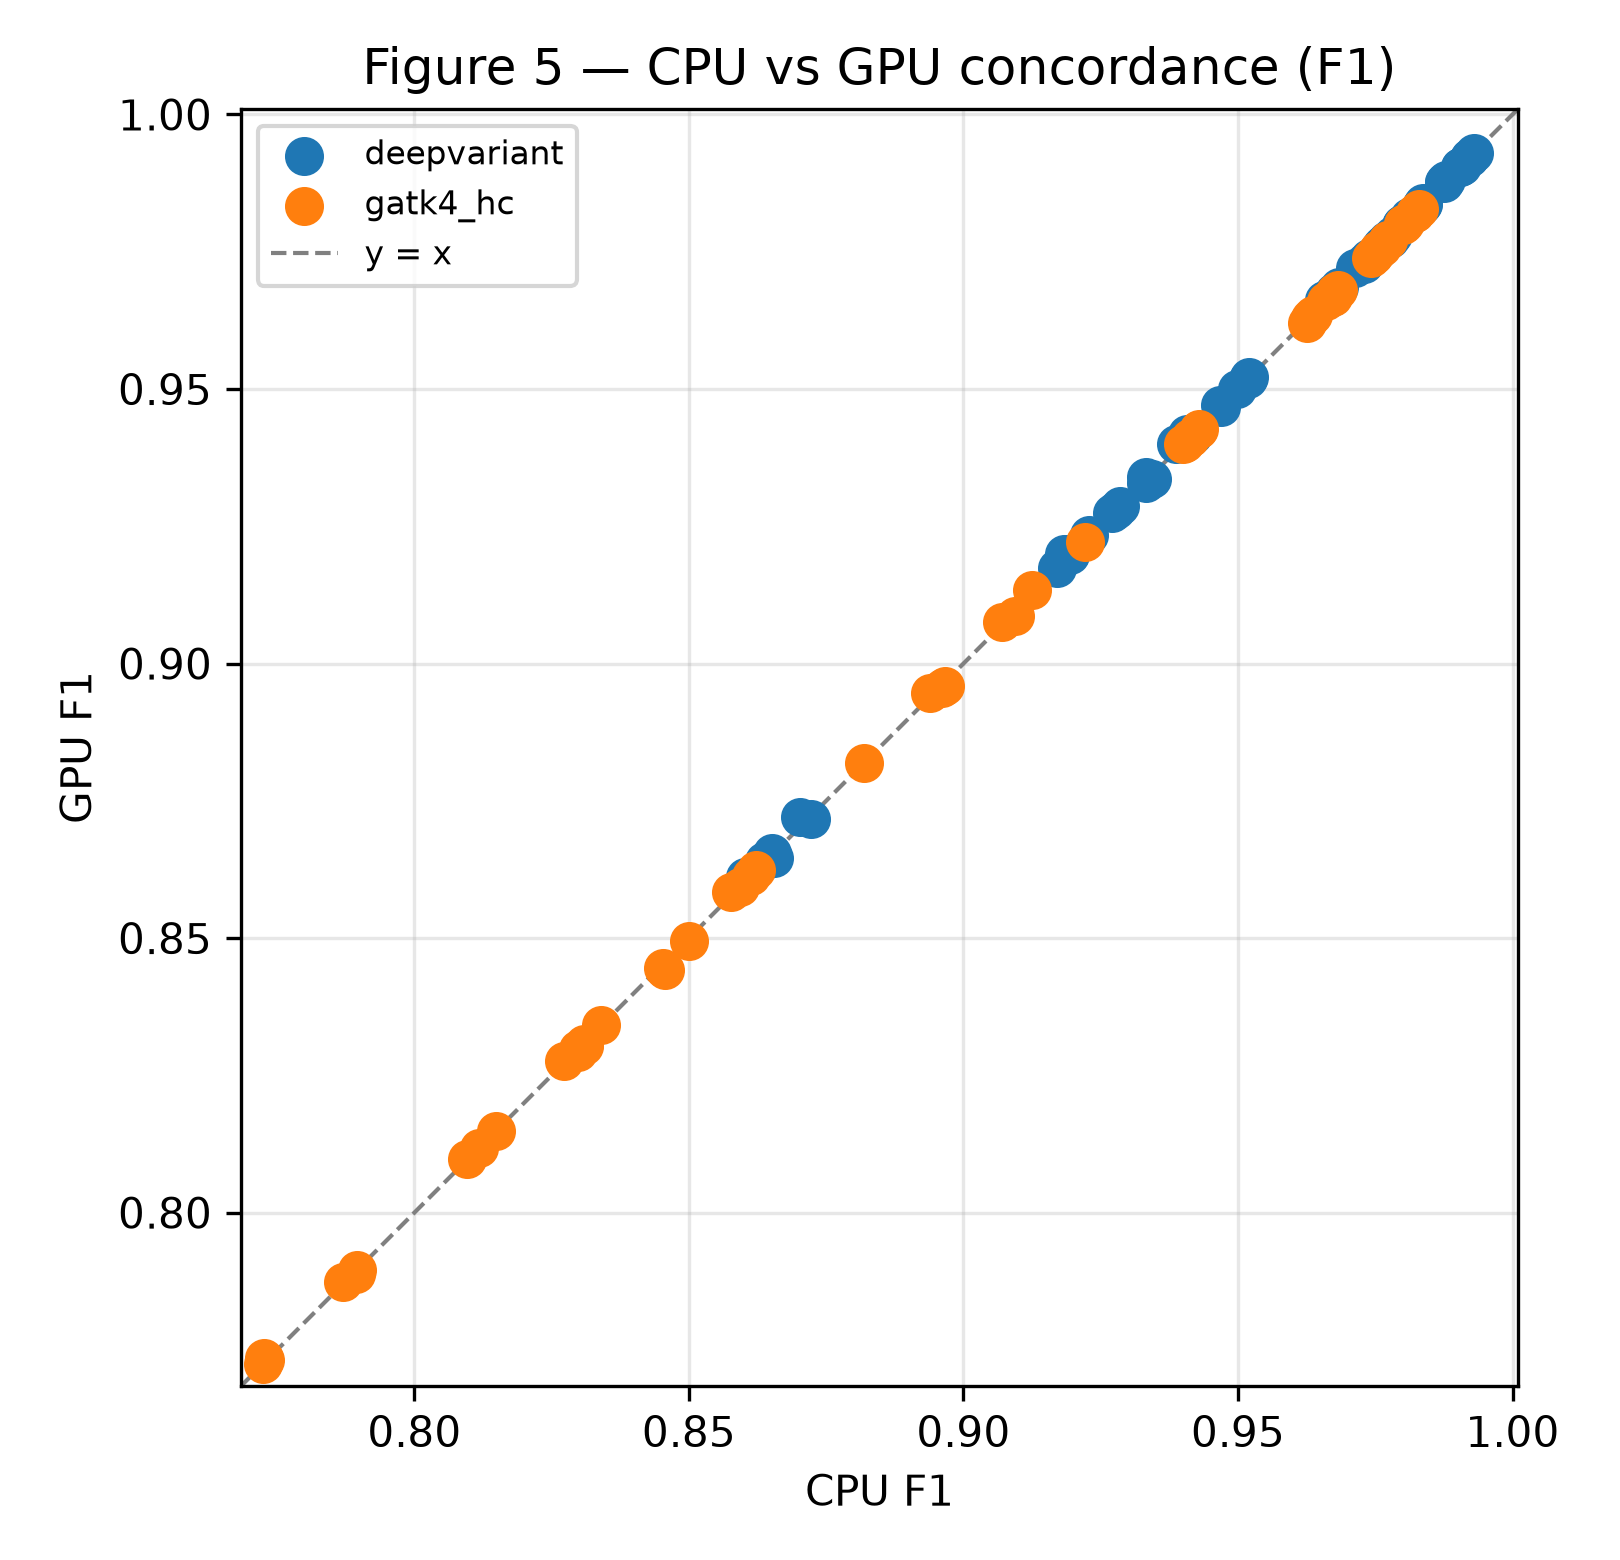

This figure's Python source:
#!/usr/bin/env python
# -*- coding: utf-8 -*-
"""Figure 5 — CPU vs GPU F1 concordance (60 matched pairs). Reads source_data.xlsx."""
import pandas as pd, matplotlib.pyplot as plt

d = pd.read_excel('../source_data/source_data.xlsx', sheet_name='Fig5_concordance')
fig, ax = plt.subplots(figsize=(5.4, 5.2))
for pair, g in d.groupby('caller_pair'):
    ax.scatter(g.CPU_F1, g.GPU_F1, s=70, label=pair, zorder=3)
lo = min(d.CPU_F1.min(), d.GPU_F1.min()) - .004
ax.plot([lo, 1.001], [lo, 1.001], '--', color='gray', lw=1, label='y = x')
ax.set_xlim(lo, 1.001); ax.set_ylim(lo, 1.001); ax.set_aspect('equal')
ax.set_xlabel('CPU F1'); ax.set_ylabel('GPU F1'); ax.set_title('Figure 5 — CPU vs GPU concordance (F1)')
ax.legend(fontsize=8, loc='upper left'); ax.grid(alpha=.3)
fig.tight_layout(); fig.savefig('Fig5_concordance.png', dpi=300); print('-> Fig5_concordance.png')
